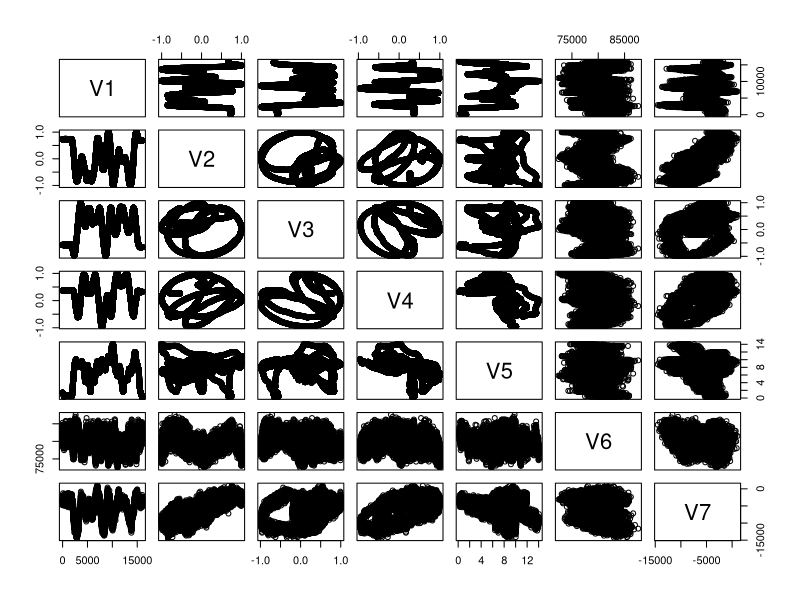
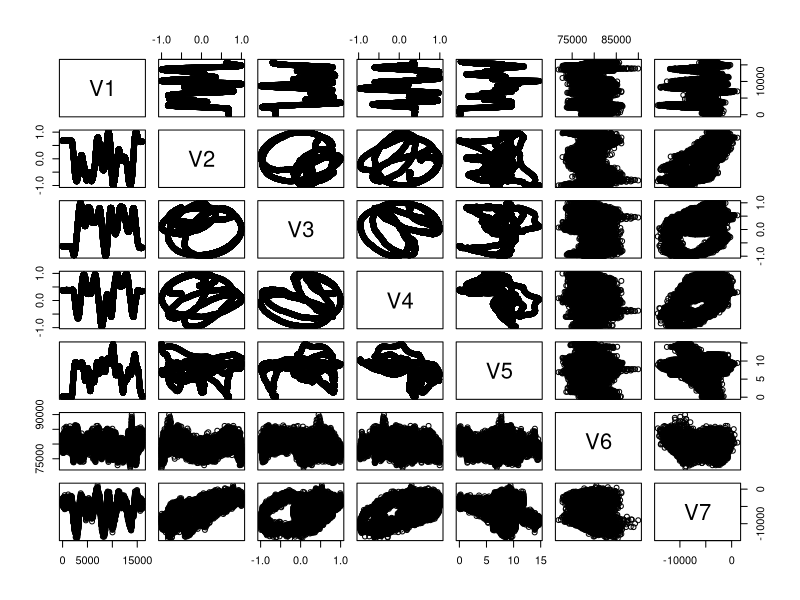

Generate these figures, in order, with R:
setwd(dirname(rstudioapi::getActiveDocumentContext()$path))
MyData <- read.csv(file="./data/raw/csv/1.csv", header=TRUE, sep=",")
head(MyData)
tail(MyData)
plot(MyData)
mean(MyData$V6)
summary(MyData)

MyData2 <- read.csv(file="./data/raw/csv/2.csv", header=TRUE, sep=",")
head(MyData2)
tail(MyData2)
plot(MyData2)
summary(MyData2)
